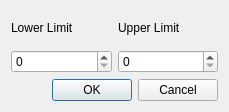
<?xml version="1.0" encoding="UTF-8"?>
<ui version="4.0">
 <class>Limits</class>
 <widget class="QDialog" name="Limits">
  <property name="geometry">
   <rect>
    <x>0</x>
    <y>0</y>
    <width>229</width>
    <height>112</height>
   </rect>
  </property>
  <property name="windowTitle">
   <string>Limits</string>
  </property>
  <layout class="QGridLayout" name="gridLayout">
   <item row="0" column="1">
    <widget class="QLabel" name="LabelUpper">
     <property name="text">
      <string>Upper Limit</string>
     </property>
    </widget>
   </item>
   <item row="1" column="0">
    <widget class="QDoubleSpinBox" name="LowerLimit">
     <property name="decimals">
      <number>0</number>
     </property>
    </widget>
   </item>
   <item row="1" column="1">
    <widget class="QDoubleSpinBox" name="UpperLimit">
     <property name="decimals">
      <number>0</number>
     </property>
    </widget>
   </item>
   <item row="0" column="0">
    <widget class="QLabel" name="LabelLower">
     <property name="text">
      <string>Lower Limit</string>
     </property>
    </widget>
   </item>
   <item row="4" column="0" colspan="2">
    <widget class="QDialogButtonBox" name="ButtonBox">
     <property name="orientation">
      <enum>Qt::Horizontal</enum>
     </property>
     <property name="standardButtons">
      <set>QDialogButtonBox::Cancel|QDialogButtonBox::Ok</set>
     </property>
     <property name="centerButtons">
      <bool>false</bool>
     </property>
    </widget>
   </item>
  </layout>
 </widget>
 <resources/>
 <connections>
  <connection>
   <sender>ButtonBox</sender>
   <signal>accepted()</signal>
   <receiver>Limits</receiver>
   <slot>accept()</slot>
   <hints>
    <hint type="sourcelabel">
     <x>248</x>
     <y>254</y>
    </hint>
    <hint type="destinationlabel">
     <x>157</x>
     <y>274</y>
    </hint>
   </hints>
  </connection>
  <connection>
   <sender>ButtonBox</sender>
   <signal>rejected()</signal>
   <receiver>Limits</receiver>
   <slot>reject()</slot>
   <hints>
    <hint type="sourcelabel">
     <x>316</x>
     <y>260</y>
    </hint>
    <hint type="destinationlabel">
     <x>286</x>
     <y>274</y>
    </hint>
   </hints>
  </connection>
 </connections>
</ui>
